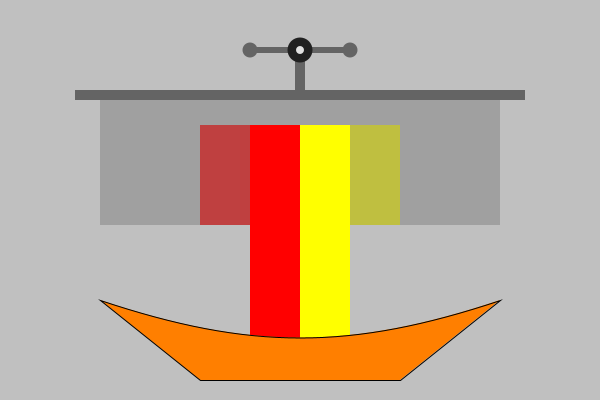
Frame 1 (no input)
Frame 60 (the mouse pressed at the canvas centre just before this capture): identical to frame 1, image omitted
Frame 120 (the mouse held since frame 60 and released just before this capture): identical to frame 1, image omitted

The Processing sketch that drew this single still picture (run headless with seeded random() and noise(); from frame 60 on, the mouse is pressed at the canvas centre):

// Processing sketch: LerpDemo1
// ── LerpDemo1.pde
float Lerpval = 0.5;
float BarrierCenter = 300;

void setup() {
   size(600, 400);
}

void draw() {
   background(192);
   noStroke();
   drawSources();
   drawBarrier();
   drawFlows();
   drawBowl();
   drawHandle();
}

void drawSources() {
   fill(255, 0, 0);
   rect(200, 125, 100, 100);
   fill(255, 255, 0);
   rect(300, 125, 100, 100);
}

void drawBowl() {
   float myRed = 255;
   float myGrn = lerp(0, 255, Lerpval);
   float myBlu = 0;
   fill(myRed, myGrn, myBlu);
   stroke(0, 0, 0);
   beginShape();
      vertex(100, 300);
      bezierVertex(250, 350, 350, 350, 500, 300);
      vertex(400, 380);
      vertex(200, 380);
      vertex(100, 300);
   endShape(CLOSE);
   noStroke();
}

void drawBarrier() {
   fill(128, 128, 128, 128);
   noStroke();
   rect(BarrierCenter-200, 100, 400,  25);  // top
   rect(BarrierCenter-200, 125, 150, 100);  // left
   rect(BarrierCenter+50,  125, 150, 100);  // right
}

void drawHandle() {
   // the handle
   fill(100, 100, 100);
   rect(BarrierCenter-225, 90, 450, 10); // top bar
   rect(BarrierCenter-5, 50, 10, 50);    // vertical bar
   rect(250, 47, 100, 6);                // the slot
   ellipse(250, 50, 15, 15);             // left notch
   ellipse(350, 50, 15, 15);             // right notch

   // the knob
   fill(32, 32, 32);
   ellipse(BarrierCenter, 50, 25, 25);   // outer handle
   fill(224, 224, 224);
   ellipse(BarrierCenter, 50, 8, 8);    // inner handle
}

void drawFlows() {
   fill(255, 0, 0);
   rect(BarrierCenter-50, 200, 350-BarrierCenter, 150);
   fill(255, 255, 0);
   rect(300, 200, (BarrierCenter+50)-300, 150);
}

void mousePressed() { handleMouse(); }
void mouseDragged() { handleMouse(); }

void handleMouse() {
   BarrierCenter = mouseX;
   if (BarrierCenter < 250) BarrierCenter = 250;
   if (BarrierCenter > 350) BarrierCenter = 350;
   Lerpval = (BarrierCenter-250.0)/100.0;
}
   
